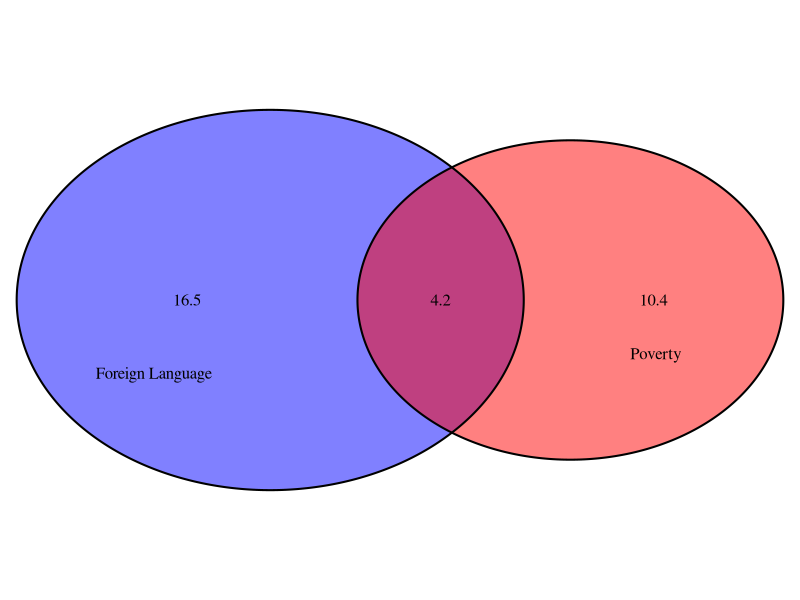
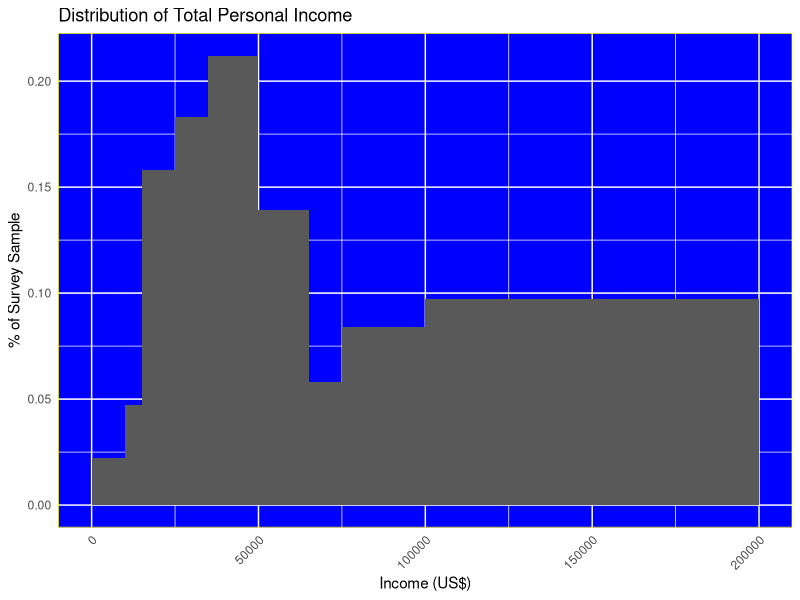

Write R code to recreate these figures, in order.
## ---- chunk 1
library(ggplot2)
## ---- chunk 2
library(VennDiagram)
pov <- 14.6
fl <- 20.7
both <- 4.2

venn.plot <- draw.pairwise.venn(pov, 
                   fl,
                   cross.area=both, 
                   c("Poverty", "Foreign Language"), 
                   fill=c("red", "blue"),
                   cat.dist=-0.08,
                   ind=FALSE)
grid.draw(venn.plot)
## ---- chunk 3
povOnly <- pov - both
povOnly #% of American live below the poverty line and only speak English at home.
## ---- chunk 4
#P(A or B) = P(A) + P(B) - P(A and B)
 fl + pov - both 

## ---- chunk 5
 povOnly <- pov - both
 100 - fl - povOnly  # % Americans living above poverty line and only speak English at home.
## ---- chunk 6
#P(A and B) = P(A) x P(B)
(pov/100) * (fl/100)

## ---- chunk 7
  #P(Male Blue or Partner Blue) = 
  ((114+108)/204) - (78/204)

## ---- chunk 8
#P(Partner Blue given Male Blue) 
(78/114)
## ---- chunk 9
fBlue <- c(78,19,11)
fBrown <- c(23,23,9)
fGreen <- c(13,12,16)
df <- data.frame(fBlue, fBrown, fGreen)

df
row.names(df) <- c("mBlue", "mBrown", "mGreen")
df$sum <- c(sum(df["mBlue",]), sum(df["mBrown",]), sum(df["mGreen",]))

dfProp <- df / df$sum
dfProp

## ---- chunk 10
 ((28/95)*(59/94))
## ---- chunk 11
 ((72/95)*(28/94))
## ---- chunk 12
 ((72/95)*(28/95))
## ---- chunk 13
prob <- c(0.54, 0.34, 0.12)
bag <- c(0, 1, 2)
fee <- c(0, 25, 25 + 35)
df_rev <- data.frame(prob, bag, fee)
df_rev$pf <- df_rev$prob * df_rev$fee
df_rev
# Calculate the average revenue per passenger
avgRevPerPax <- sum(df_rev$pf)
avgRevPerPax

# Calculate Variance
df_rev$DiffMean <- df_rev$pf - avgRevPerPax
df_rev$DMSqr <- df_rev$DiffMean ^ 2
df_rev$DMSP  <- df_rev$DMSqr * df_rev$prob
df_rev

# Calculate standard deviation
var <- sum(df_rev$DMSP)
sd <- sqrt(var)
sd
## ---- chunk 14

# Revenue for 120 passengers
pax <- 120
avgFltRev <- avgRevPerPax * pax
avgFltRev

# Standard Deviation
var1 <- (pax ^ 2) * var
sd1 <- sqrt(var1)
sd1
## ---- chunk 15
income <- c("$1 - $9,999 or loss", 
            "$10,000 to $14,999", 
            "$15,000 to $24,999",
            "$25,000 to $34,999",
            "$35,000 to $49,999",
            "$50,000 to $64,000",
            "$65,000 to $74,999",
            "$75,000 to $99,999",
            "$100,000 or more")
bounds <- c(1, 10000, 15000, 25000, 35000, 50000, 65000, 75000, 100000)
size <- c(9999, 4999, 9999, 9999, 14999, 14999, 9999, 24999, 99999)
center <- bounds + (size / 2)
total <- c(0.022, 0.047, 0.158, 0.183, 0.212, 0.139, 0.058, 0.084, 0.097)

df44 <- data.frame(income, center, total)
df44

## ---- chunk 16
require(ggplot2)
myTheme <- theme(axis.ticks=element_blank(),  
                  panel.border = element_rect(color="yellow", fill=NA), 
                  panel.background=element_rect(fill="blue"), 
                  panel.grid.major.y=element_line(color="white", size=0.5), 
                  panel.grid.major.x=element_line(color="white", size=0.5))


g44a <- ggplot(data=df44) + 
  geom_bar(aes(x=center, y=total, width=size), stat='identity', position="identity") + 
  labs(x="Income (US$)", 
       y="% of Survey Sample", 
       title="Distribution of Total Personal Income") + 
  myTheme + 
  theme(axis.text.x = element_text(angle=45, vjust=1, hjust=1))

g44a
## ---- chunk 17
prb <- sum(df44[1:5,]$total)
prb
## ---- chunk 18
prf <- 0.41 * prb
prf
## ---- chunk 19
F_50K <- 0.718 * .41
F_50K
